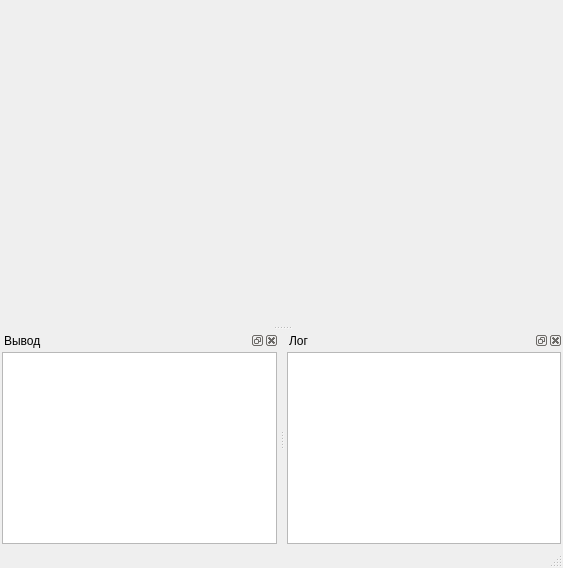
<?xml version="1.0" encoding="UTF-8"?>
<ui version="4.0">
 <class>MainWindow</class>
 <widget class="QMainWindow" name="MainWindow">
  <property name="geometry">
   <rect>
    <x>0</x>
    <y>0</y>
    <width>563</width>
    <height>568</height>
   </rect>
  </property>
  <property name="windowTitle">
   <string>MainWindow</string>
  </property>
  <widget class="QWidget" name="centralWidget">
   <layout class="QVBoxLayout" name="verticalLayout" stretch="0">
    <property name="spacing">
     <number>2</number>
    </property>
    <property name="margin">
     <number>2</number>
    </property>
    <item>
     <widget class="QStackedWidget" name="stackedWidget">
      <property name="sizePolicy">
       <sizepolicy hsizetype="Preferred" vsizetype="Preferred">
        <horstretch>0</horstretch>
        <verstretch>0</verstretch>
       </sizepolicy>
      </property>
      <property name="currentIndex">
       <number>-1</number>
      </property>
     </widget>
    </item>
   </layout>
  </widget>
  <widget class="QMenuBar" name="menuBar">
   <property name="geometry">
    <rect>
     <x>0</x>
     <y>0</y>
     <width>563</width>
     <height>20</height>
    </rect>
   </property>
  </widget>
  <widget class="QStatusBar" name="statusBar"/>
  <widget class="QDockWidget" name="dockWidget">
   <property name="sizePolicy">
    <sizepolicy hsizetype="Preferred" vsizetype="Preferred">
     <horstretch>0</horstretch>
     <verstretch>0</verstretch>
    </sizepolicy>
   </property>
   <property name="minimumSize">
    <size>
     <width>79</width>
     <height>87</height>
    </size>
   </property>
   <property name="windowTitle">
    <string>Вывод</string>
   </property>
   <attribute name="dockWidgetArea">
    <number>8</number>
   </attribute>
   <widget class="QWidget" name="dockWidgetContents">
    <layout class="QVBoxLayout" name="verticalLayout_2">
     <property name="sizeConstraint">
      <enum>QLayout::SetDefaultConstraint</enum>
     </property>
     <property name="margin">
      <number>2</number>
     </property>
     <item>
      <widget class="QTextEdit" name="console">
       <property name="sizePolicy">
        <sizepolicy hsizetype="Preferred" vsizetype="Preferred">
         <horstretch>0</horstretch>
         <verstretch>0</verstretch>
        </sizepolicy>
       </property>
       <property name="undoRedoEnabled">
        <bool>false</bool>
       </property>
       <property name="overwriteMode">
        <bool>true</bool>
       </property>
       <property name="textInteractionFlags">
        <set>Qt::TextSelectableByKeyboard|Qt::TextSelectableByMouse</set>
       </property>
      </widget>
     </item>
    </layout>
   </widget>
  </widget>
  <widget class="QDockWidget" name="dockWidget_2">
   <property name="windowTitle">
    <string>Лог</string>
   </property>
   <attribute name="dockWidgetArea">
    <number>8</number>
   </attribute>
   <widget class="QWidget" name="dockWidgetContents_2">
    <layout class="QVBoxLayout" name="verticalLayout_3">
     <property name="margin">
      <number>2</number>
     </property>
     <item>
      <widget class="QListView" name="log">
       <property name="editTriggers">
        <set>QAbstractItemView::NoEditTriggers</set>
       </property>
       <property name="selectionMode">
        <enum>QAbstractItemView::NoSelection</enum>
       </property>
       <property name="verticalScrollMode">
        <enum>QAbstractItemView::ScrollPerItem</enum>
       </property>
       <property name="horizontalScrollMode">
        <enum>QAbstractItemView::ScrollPerPixel</enum>
       </property>
      </widget>
     </item>
    </layout>
   </widget>
  </widget>
 </widget>
 <layoutdefault spacing="6" margin="11"/>
 <resources/>
 <connections/>
</ui>
